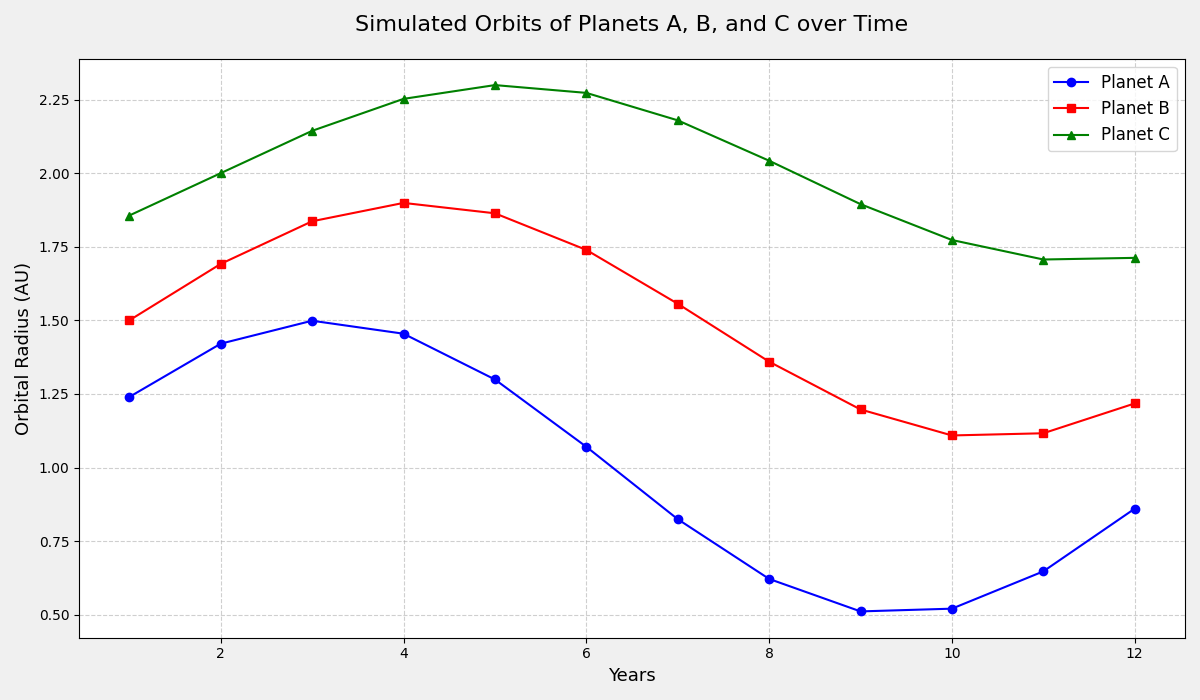

Here is the Python script that generated this plot:
import numpy as np
import matplotlib.pyplot as plt

# Setting the data for a backstory about planetary orbits
years = np.linspace(1, 12, 12)
# Planets around a star in a simulated exoplanet system
orbital_radius_planet_a = np.sin(years / 2) * 0.5 + 1
orbital_radius_planet_b = np.sin((years - 1) / 2) * 0.4 + 1.5
orbital_radius_planet_c = np.sin((years - 2) / 2) * 0.3 + 2

fig, ax = plt.subplots(figsize=(12, 7))

# Plotting the data for Planet A
ax.plot(years, orbital_radius_planet_a, linestyle='-', marker='o', color='blue', label='Planet A')
# Plotting the data for Planet B
ax.plot(years, orbital_radius_planet_b, linestyle='-', marker='s', color='red', label='Planet B')
# Plotting the data for Planet C
ax.plot(years, orbital_radius_planet_c, linestyle='-', marker='^', color='green', label='Planet C')

# Adding title and labels
ax.set_title("Simulated Orbits of Planets A, B, and C over Time", fontsize=16, pad=20)
ax.set_xlabel("Years", fontsize=13)
ax.set_ylabel("Orbital Radius (AU)", fontsize=13)

# Adding a legend
ax.legend(loc='upper right', fontsize=12)

# Adding grid lines for better readability
ax.grid(True, linestyle='--', alpha=0.6)

# Adding background
fig.patch.set_facecolor('#f0f0f0')

# Adjust layout to prevent overlap
plt.tight_layout()

# Display the plot
plt.show()
